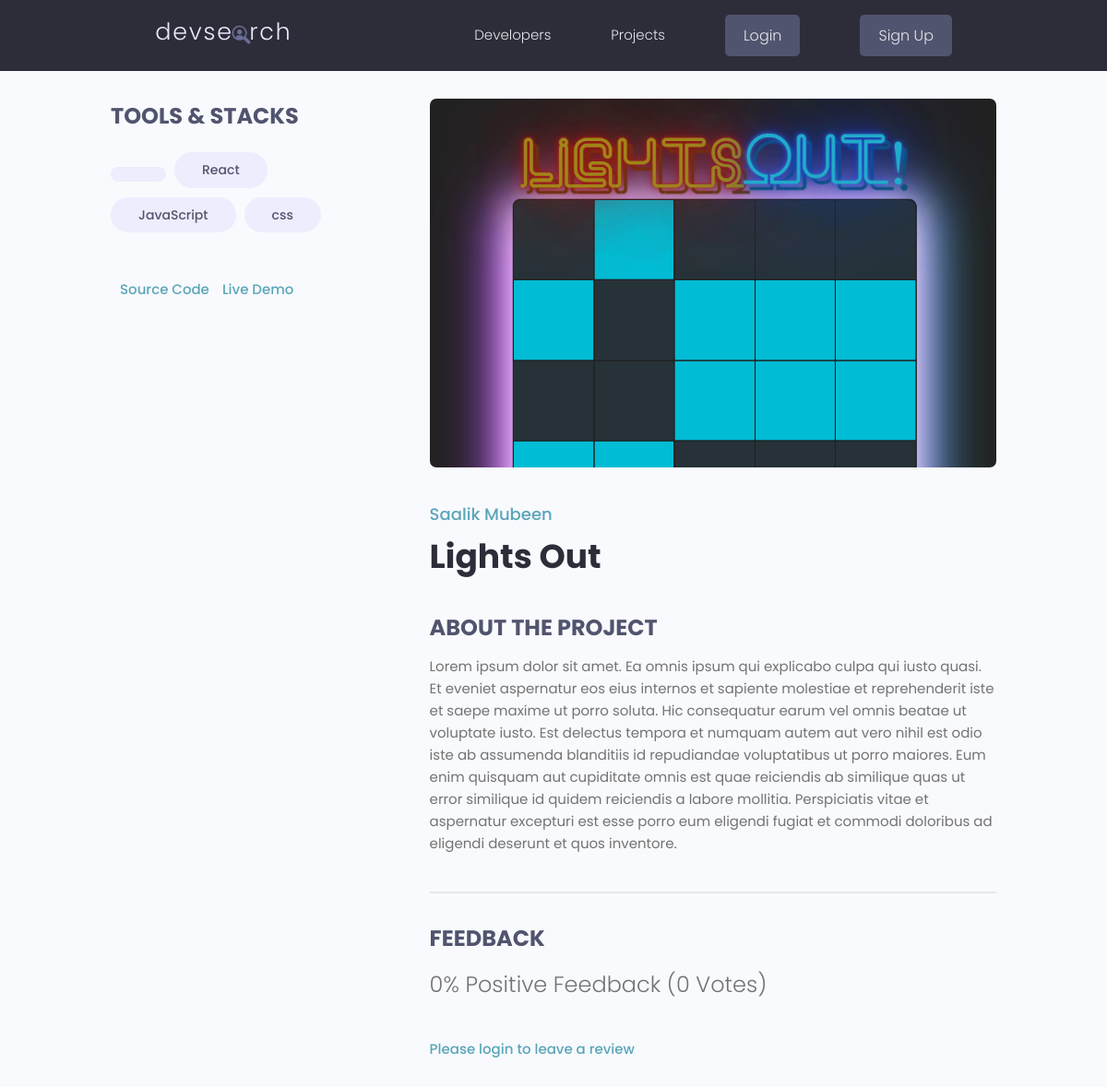
Page /projects/0beef3ac-4971-4c01-8b52-25c2b4cecaa0 on the committed database.
### projects/models.py (models this page shows, shortened)
class Tag(models.Model):
    id = models.UUIDField(default=uuid.uuid4, unique=True, primary_key=True, editable=False)
    name = models.CharField(max_length=200)
    def __str__(self):
        return self.name

class Project(models.Model):
    id = models.UUIDField(default=uuid.uuid4, unique=True, primary_key=True, editable=False)
    owner = models.ForeignKey(
        Profile, on_delete=models.CASCADE, related_name='projects')
    title = models.CharField(max_length=200)
    description = models.TextField(null=True, blank=True)
    featured_image = models.ImageField(
        null=True, blank=True, default="default.jpg")
    demo_link = models.CharField(max_length=2000, null=True, blank=True)
    source_link = models.CharField(max_length=2000, null=True, blank=True)
    tags = models.ManyToManyField('Tag', blank=True)
    vote_total = models.IntegerField(default=0, null=True, blank=True)
    vote_ratio = models.IntegerField(default=0, null=True, blank=True)
    created = models.DateTimeField(auto_now_add=True)
    class Meta:
        ordering = ['-vote_ratio', '-vote_total', 'title']

### users/models.py (models this page shows, shortened)
class Profile(models.Model):
    id = models.UUIDField(default=uuid.uuid4, unique=True, primary_key=True, editable=False)
    user = models.OneToOneField(User, on_delete=models.CASCADE)
    name = models.CharField(max_length=200)
    email = models.EmailField(max_length=500)
    username = models.CharField(max_length=200)
    location = models.CharField(max_length=200, blank=True, null=True)
    short_intro = models.CharField(max_length=200, blank=True, null=True)
    bio = models.TextField(blank=True, null=True)
    profile_image = models.ImageField(null=True, blank=True, upload_to='profiles/', default="profiles/user-default.png")
    social_github = models.CharField(max_length=200, blank=True, null=True)
    social_twitter = models.CharField(max_length=200, blank=True, null=True)
    social_linkedin = models.CharField(max_length=200, blank=True, null=True)
    social_youtube = models.CharField(max_length=200, blank=True, null=True)
    social_website = models.CharField(max_length=200, blank=True, null=True)
    created = models.DateTimeField(auto_now_add=True)

### projects/views.py (the view, shortened to what this page needs)
# urls.py: path("<str:pk>", views.project, name="project")
def project(request, pk):
    project = get_object_or_404(Project, pk=pk)
    form = ReviewForm()
    reviews = project.review_set.all()
    already_reviewed = False
    if request.user.is_authenticated:
        already_reviewed = any([review.owner.id == request.user.profile.id for review in reviews])
    return render(request, "projects/project.html", {"project": project, "form": form, "reviews": reviews, "already_reviewed": already_reviewed})

### projects/templates/projects/project.html (shortened to what this page needs)
{% extends 'base.html' %}
{% block content %}
<main class="singleProject my-md">
    <div class="container">
        <div class="layout">
            <div class="column column--1of3">
                <h3 class="singleProject__subtitle">Tools & Stacks</h3>
                <div class="singleProject__toolStack">
                    {% for tag in project.tags.all %}
                    <span class="tag tag--pill tag--sub tag--lg">
                        <small>{{tag}}</small>
                    </span>
                    {% endfor %}
                </div>
                {% if project.source_link %}
                <a class="singleProject__liveLink" href="{{project.source_link}}" target="_blank">Source
                    Code
                </a>
                {% endif %}
                {% if project.demo_link %}
                <a class="singleProject__liveLink" href="{{project.source_link}}" target="_blank">Live Demo
                </a>
                {% endif %}
            </div>
            <div class="column column--2of3">
                <img class="singleProject__preview" src="{{ project.featured_image.url}}" alt="portfolio thumbnail" />
                <a href="{% url 'user-profile' project.owner.id %}"
                    class="singleProject__developer">{{project.owner.name}}</a>
                <h2 class="singleProject__title">{{project.title}}</h2>
                <h3 class="singleProject__subtitle">About the Project</h3>
                <div class="singleProject__info">
                    {{project.description}}
                </div>
                <div class="comments">
                    <h3 class="singleProject__subtitle">Feedback</h3>
                    <h5 class="project--rating">
                        {{project.vote_ratio}}% Positive Feedback ({{project.vote_total}}
                        Vote{{project.vote_total|pluralize:"s"}})
                    </h5>
                    {% if not request.user.is_authenticated %}
                        <a href="{% url 'login' %}">Please login to leave a review</a>
                    {%  elif already_reviewed %}
                        <p>You have already reviewed this project.</p>
                    {% elif project.owner.id == request.user.profile.id %}
                        <p>You cannot review your own work</p>
                    {% endif %}
                </div>
            </div>
        </div>
    </div>
</main>
{% endblock %}

### static/styles/app.css (style rules this page uses)
:root { --color-sub: #2d2d39; }
img { width: 100%; }
.singleProject .column--1of3 { order: 2; }
@media screen and (min-width: 1081px) { .singleProject .column--1of3 { order: 1; } }
@media screen and (min-width: 1081px) { .singleProject .column--2of3 { order: 2; } }
.singleProject__toolStack { margin-top: 2rem; margin-bottom: 4rem; }
.singleProject__liveLink { font-weight: 500; transition: all 0.3s ease-in-out; border-bottom: 2px solid transparent; }
.singleProject__preview { height: 50vh; object-fit: cover; object-position: top center; margin-bottom: 3rem; border-radius: 0.7rem; }
.singleProject__developer { font-size: 1.8rem; font-weight: 500; }
.singleProject__title { font-size: 3.6rem; font-weight: 700; color: var(--color-sub); margin-bottom: 3rem; }
.project--rating { margin-bottom: 1.6em; margin-top: .5em; }
.singleProject__subtitle { text-transform: uppercase; font-size: 2.4rem; font-weight: 700; color: var(--color-sub-light); margin-bottom: 1rem; }
.comments { margin-top: 4rem; padding-top: 3rem; border-top: 2px solid var(--color-light); }

### static/uikit/styles/modules/_variables.css (style rules this page uses)
:root { --color-main: #5aa5b9; --color-main-light: #e6faff; --color-sub: #3f4156; --color-sub-light: #51546e; --color-sub-lighter: #ededfd; --color-text: #737373; --color-gray: #8b8b8b; --color-light: #e5e7eb; --color-light-gray: #767676; --color-bg: #f8fafd; --color-white: #fffefd; --color-white-light: #f3f3f3; --color-success: #359e64; --color-success-bg: #def8e8; --color-error: #fc4b0b; --color-error-bg: #fff2ee; --font-base: 'Poppins', arial, helvetica, 'Segoe UI', roboto, ubuntu, sans-serif; --font-monospace: 'Fira Code', 'Courier New', courier, monospace; --font-regular: 300; --font-medium: 500; --font-bold: 700; --generic-shadow: 1px 1px 5px #00000010; --generic-transition: all 0.3s ease-in-out; }

### static/uikit/styles/modules/_base.css (style rules this page uses)
* { margin: 0; padding: 0; box-sizing: border-box; text-rendering: optimizeLegibility; color: inherit; font-size: inherit; }
html { font-size: 50%; }
@media only screen and (min-width: 480px) { html { font-size: 56.25%; } }
@media only screen and (min-width: 1200px) { html { font-size: 62.5%; } }
body { line-height: 1.6; font-weight: 400; font-size: 1.5rem; color: var(--color-text); background-color: var(--color-bg); min-height: 100vh; }

### static/uikit/styles/modules/_typography.css (style rules this page uses)
* { font-family: var(--font-base); }
h2 { font-size: 3.6rem; font-weight: var(--font-bold); }
h3 { font-size: 3.2rem; font-weight: var(--font-medium); }
h5 { font-size: 2.4rem; font-weight: var(--font-medium); }
h5, h6 { font-weight: var(--font-regular); }
p, span, strong { font-size: 1.6rem; color: var(--color-text); font-weight: var(--font-regular); }
a { padding-bottom: 2px; text-decoration: none; display: inline-block; color: var(--color-main); font-weight: var(--font-medium); }

### static/uikit/styles/modules/_utilities.css (style rules this page uses)
.container { width: 92%; max-width: 165rem; margin: 0 auto; box-sizing: border-box; }
@media screen and (min-width: 1000px) { .container { width: 90%; } }
@media screen and (min-width: 1200px) { .container { width: 80%; } }
.my-md { margin: 3rem auto; }

### static/uikit/styles/modules/_tag.css (style rules this page uses)
.tag { display: inline-flex; align-items: center; background-color: var(--color-sub); height: -webkit-fit-content; height: -moz-fit-content; height: fit-content; width: -webkit-fit-content; width: -moz-fit-content; width: fit-content; border-radius: 0.5rem; padding: 0.5rem 1.5rem; font-size: 1.2rem; cursor: pointer; }
.tag:not(:last-child) { margin-right: 0.25rem; margin-bottom: 0.75rem; }
.tag > small { color: var(--color-white); }
.tag--pill { border-radius: 5rem; }
.tag--sub, .tag--sub > small { background: var(--color-sub-lighter); color: var(--color-sub-light); font-weight: 500; }
.tag--lg { padding: 0.8rem 3rem; font-size: 1.4rem; }
.tag--lg:not(:last-child) { margin-right: 0.5rem; margin-bottom: 1rem; }

### static/uikit/styles/modules/_layout.css (style rules this page uses)
.layout { display: flex; flex-flow: row wrap; justify-content: space-between; }
.layout > .column { margin-bottom: 3rem; }
.layout > .column.column--1of3 { flex-basis: 30%; }
.layout > .column.column--2of3 { flex-basis: 64%; }

### rows in the picture
Tag: name "React"
Tag: name "JavaScript"
Tag: name "css"
Project: featured_image (picture), owner.name "Saalik Mubeen", title "Lights Out", description "Lorem ipsum dolor sit amet. Ea omnis ipsum qui explicabo culpa qui iusto quasi. Et eveniet aspernatur eos eius internos et sapiente molestiae et reprehenderit iste et saepe maxime ut porro soluta. Hic consequatur earum vel omnis beatae ut voluptate iusto. Est delectus tempora et numquam autem aut vero nihil est odio iste ab assumenda blanditiis id repudiandae voluptatibus ut porro maiores. Eum enim quisquam aut cupiditate omnis est quae reiciendis ab similique quas ut error similique id quidem reiciendis a labore mollitia. Perspiciatis vitae et aspernatur excepturi est esse porro eum eligendi fugiat et commodi doloribus ad eligendi deserunt et quos inventore.", vote_ratio "0", vote_total "0"
